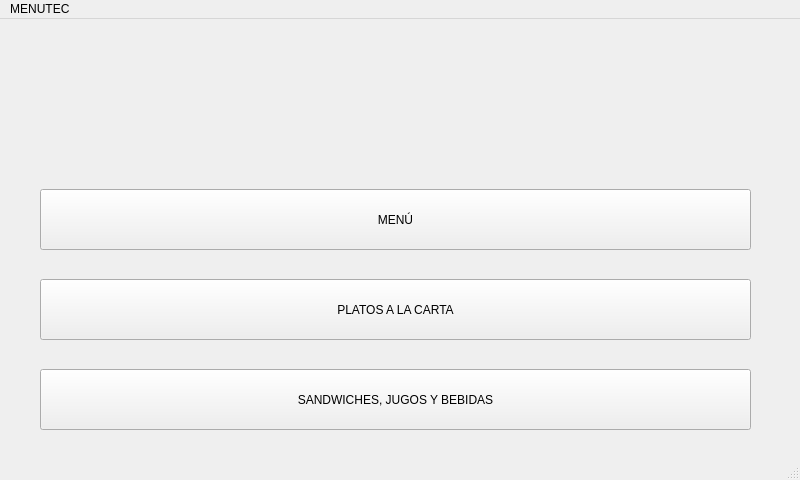
<?xml version="1.0" encoding="UTF-8"?>
<ui version="4.0">
 <class>PrimeraWindow</class>
 <widget class="QMainWindow" name="PrimeraWindow">
  <property name="geometry">
   <rect>
    <x>0</x>
    <y>0</y>
    <width>800</width>
    <height>480</height>
   </rect>
  </property>
  <property name="windowTitle">
   <string>MainWindow</string>
  </property>
  <widget class="QWidget" name="centralwidget">
   <widget class="QPushButton" name="btnMenu">
    <property name="geometry">
     <rect>
      <x>40</x>
      <y>170</y>
      <width>711</width>
      <height>61</height>
     </rect>
    </property>
    <property name="text">
     <string>MENÚ</string>
    </property>
   </widget>
   <widget class="QPushButton" name="btnPlatoslacarta">
    <property name="geometry">
     <rect>
      <x>40</x>
      <y>260</y>
      <width>711</width>
      <height>61</height>
     </rect>
    </property>
    <property name="text">
     <string>PLATOS A LA CARTA</string>
    </property>
   </widget>
   <widget class="QPushButton" name="btnSandwiches">
    <property name="geometry">
     <rect>
      <x>40</x>
      <y>350</y>
      <width>711</width>
      <height>61</height>
     </rect>
    </property>
    <property name="text">
     <string>SANDWICHES, JUGOS Y BEBIDAS</string>
    </property>
   </widget>
   <widget class="QLabel" name="lblLogo">
    <property name="geometry">
     <rect>
      <x>70</x>
      <y>10</y>
      <width>131</width>
      <height>151</height>
     </rect>
    </property>
    <property name="text">
     <string/>
    </property>
    <property name="pixmap">
     <pixmap>UTEC.png</pixmap>
    </property>
    <property name="scaledContents">
     <bool>true</bool>
    </property>
   </widget>
  </widget>
  <widget class="QMenuBar" name="menubar">
   <property name="geometry">
    <rect>
     <x>0</x>
     <y>0</y>
     <width>800</width>
     <height>25</height>
    </rect>
   </property>
   <widget class="QMenu" name="menuMENUTEC">
    <property name="title">
     <string>MENUTEC </string>
    </property>
   </widget>
   <addaction name="menuMENUTEC"/>
  </widget>
  <widget class="QStatusBar" name="statusbar"/>
 </widget>
 <resources/>
 <connections/>
</ui>
